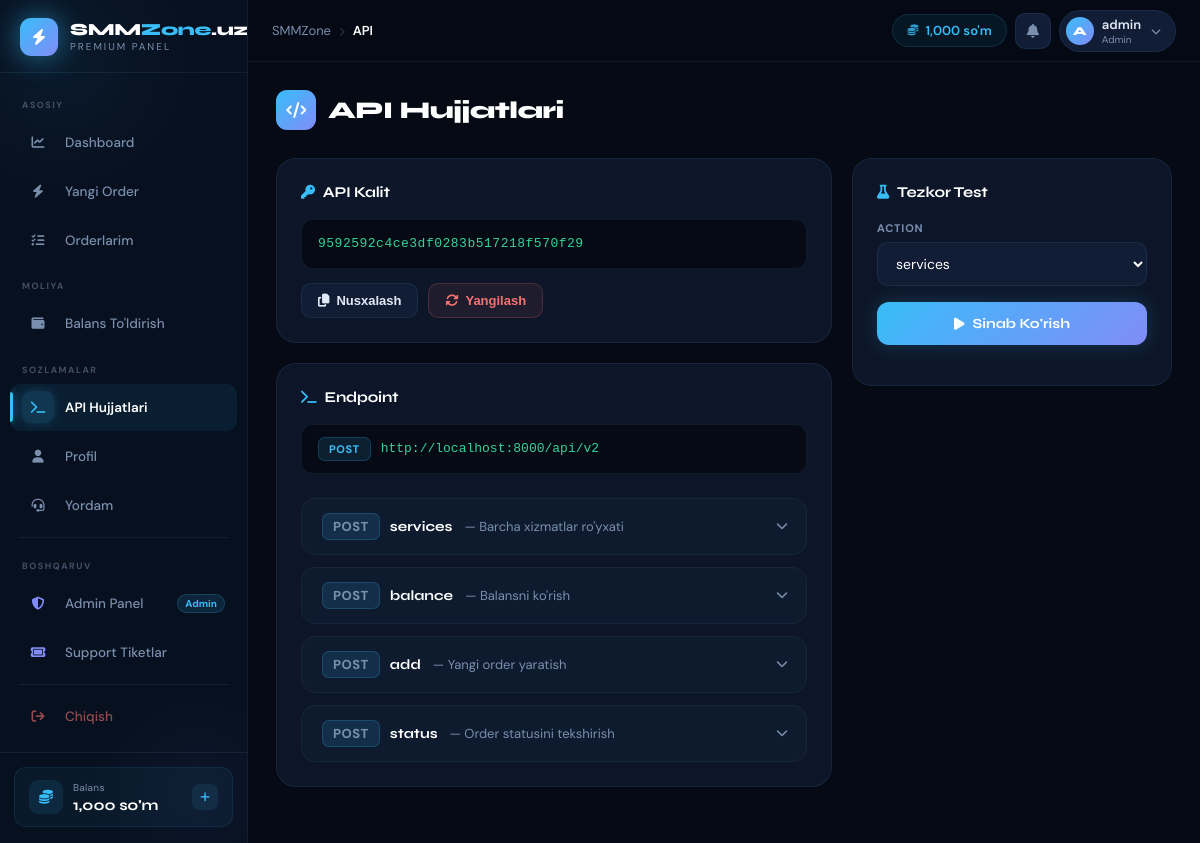
The app's page /api-docs (signed in), older data.
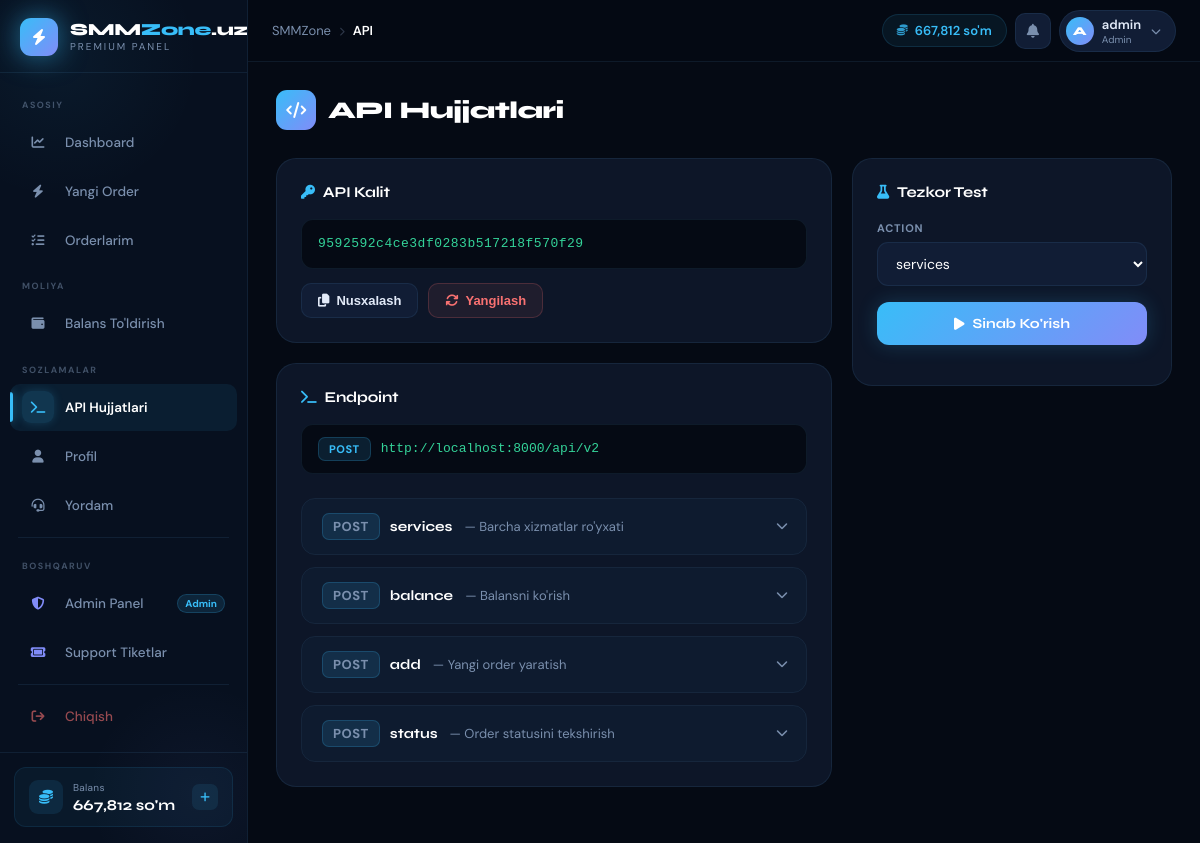
The same page, newer data.
### tables this page shows
CREATE TABLE users (
    id           INTEGER PRIMARY KEY AUTOINCREMENT,
    username     TEXT UNIQUE NOT NULL,
    email        TEXT UNIQUE NOT NULL,
    password     TEXT NOT NULL,
    balance      REAL DEFAULT 0,
    role         TEXT DEFAULT 'user',
    api_key      TEXT UNIQUE,
    total_spent  REAL DEFAULT 0,
    total_orders INTEGER DEFAULT 0,
    ref_code     TEXT UNIQUE,
    referred_by  INTEGER,
    ref_earnings REAL DEFAULT 0,
    is_active    INTEGER DEFAULT 1,
    created_at   TEXT DEFAULT (datetime('now'))
);

### services/user_service.py (the view)
@user_bp.route("/api-docs")
@login_required
def api_docs():
    u = current_user()
    return render_template("api.html", user=r2d(u), site_url=Config.SITE_URL)

### database/db.py (called while the page is built)
def get_db():
    if "db" not in g:
        g.db = sqlite3.connect(DATABASE)
        g.db.row_factory = sqlite3.Row
    return g.db

def r2d(row):
    if row is None:
        return None
    return dict(row)

### main.py (called while the page is built)
@app.context_processor
def inject_globals():
    user_balance = 0
    if "user_id" in session:
        db = get_db()
        u  = db.execute("SELECT balance FROM users WHERE id=?", (session["user_id"],)).fetchone()
        if u: user_balance = u["balance"]
        session["balance"] = user_balance
    return {"site_name": Config.SITE_NAME, "user_balance": user_balance}

### services/user_service.py (called while the page is built)
def current_user():
    db = get_db()
    return db.execute("SELECT * FROM users WHERE id=?", (session["user_id"],)).fetchone()

### templates/api.html (shortened to what this page needs)
{% extends "base.html" %}
{% block content %}
<div class="page-header">
  <h1 class="page-title">
    <div class="page-title-icon"><i class="fas fa-code"></i></div>
    API Hujjatlari
  </h1>
</div>
<div class="api-grid">
  <div>
    <div class="api-card">
      <div class="api-card-title"><i class="fas fa-key"></i> API Kalit</div>
      <div class="key-box" id="api-key-val">{{ user.api_key }}</div>
      <div class="key-actions">
        <button class="btn-copy" id="copy-key-btn" onclick="copyApiKey()">
          <i class="fas fa-copy"></i> Nusxalash
        </button>
        <form method="POST" action="/profile/regen-key"
              onsubmit="return confirm('Diqqat! Eski key ishlamay qoladi. Davom etasizmi?')">
          <button type="submit" class="btn-regen">
            <i class="fas fa-sync"></i> Yangilash
          </button>
        </form>
      </div>
    </div>
    <div class="api-card">
      <div class="api-card-title"><i class="fas fa-terminal"></i> Endpoint</div>
      <div class="endpoint-url">
        <span class="method-badge method-post">POST</span>
        <code>{{ site_url }}/api/v2</code>
      </div>
      {% for action, desc, params, example in [
        ('services', 'Barcha xizmatlar ro\'yxati',
         [('key','API kalit'),('action','services')],
         '{\n  "services": [\n    {\n      "service": 1,\n      "name": "Instagram Followers",\n      "rate": 500,\n      "min": 100,\n      "max": 50000\n    }\n  ]\n}'),
        ('balance', 'Balansni ko\'rish',
         [('key','API kalit'),('action','balance')],
         '{\n  "balance": "15000",\n  "currency": "UZS"\n}'),
        ('add', 'Yangi order yaratish',
         [('key','API kalit'),('action','add'),('service','Service ID'),('link','Havola'),('quantity','Miqdor')],
         '{\n  "order": 12345\n}'),
        ('status', 'Order statusini tekshirish',
         [('key','API kalit'),('action','status'),('order','Order ID')],
         '{\n  "status": "Processing",\n  "start_count": "0",\n  "remains": "950",\n  "charge": "500"\n}'),
      ] %}
      <div class="api-section" id="sec-{{ action }}">
        <div class="api-section-header" onclick="toggleSection('{{ action }}')">
          <span class="method-badge method-post">POST</span>
          <b>{{ action }}</b>
          <span>— {{ desc }}</span>
          <i class="fas fa-chevron-down toggle-icon"></i>
        </div>
      </div>
    </div>
  </div>
  <div class="sidebar-card">
    <div class="api-card-title" style="margin-bottom:20px"><i class="fas fa-flask"></i> Tezkor Test</div>
    <div class="form-group">
      <label class="form-label">Action</label>
      <select class="form-control" id="test-action">
        <option value="services">services</option>
      </select>
    </div>
    <button class="btn-run" onclick="testApi()">
      <i class="fas fa-play"></i> Sinab Ko'rish
    </button>
  </div>
</div>
{% endblock %}

### templates/base.html (shortened to what the changed rows need)
<!DOCTYPE html>
<html lang="uz">
<head>
<link rel="stylesheet" href="https://cdnjs.cloudflare.com/ajax/libs/font-awesome/6.5.0/css/all.min.css">
</head>
<body>
{% if 'user_id' in session %}
<aside class="sidebar" id="sidebar">
  <a href="/dashboard" class="sidebar-brand">
    <div class="brand-icon"><i class="fas fa-bolt"></i></div>
    <div class="brand-text">
      <div class="brand-name">SMM<span>Zone</span>.uz</div>
      <div class="brand-tag">PREMIUM PANEL</div>
    </div>
  </a>
  <nav class="sidebar-nav">
    <div class="nav-section-label">Asosiy</div>
    <a href="/dashboard" class="nav-item {% if request.path == '/dashboard' %}active{% endif %}">
      <div class="nav-item-icon"><i class="fas fa-chart-line"></i></div>
      <span class="nav-item-label">Dashboard</span>
    </a>
    <a href="/new-order" class="nav-item {% if request.path == '/new-order' %}active{% endif %}">
      <div class="nav-item-icon"><i class="fas fa-bolt"></i></div>
      <span class="nav-item-label">Yangi Order</span>
    </a>
    <a href="/orders" class="nav-item {% if request.path == '/orders' %}active{% endif %}">
      <div class="nav-item-icon"><i class="fas fa-list-check"></i></div>
      <span class="nav-item-label">Orderlarim</span>
    </a>
    <div class="nav-section-label">Moliya</div>
    <a href="/add-funds" class="nav-item {% if request.path == '/add-funds' %}active{% endif %}">
      <div class="nav-item-icon"><i class="fas fa-wallet"></i></div>
      <span class="nav-item-label">Balans To'ldirish</span>
    </a>
    <div class="nav-section-label">Sozlamalar</div>
    <a href="/api-docs" class="nav-item {% if request.path == '/api-docs' %}active{% endif %}">
      <div class="nav-item-icon"><i class="fas fa-terminal"></i></div>
      <span class="nav-item-label">API Hujjatlari</span>
    </a>
    <a href="/profile" class="nav-item {% if request.path == '/profile' %}active{% endif %}">
      <div class="nav-item-icon"><i class="fas fa-user"></i></div>
      <span class="nav-item-label">Profil</span>
    </a>
    <a href="/support" class="nav-item {% if request.path == '/support' %}active{% endif %}">
      <div class="nav-item-icon"><i class="fas fa-headset"></i></div>
      <span class="nav-item-label">Yordam</span>
    </a>
    {% if session.role == 'admin' %}
    <div class="nav-section-label">Boshqaruv</div>
    <a href="/admin/" class="nav-item is-admin {% if request.path == '/admin/' %}active{% endif %}">
      <div class="nav-item-icon"><i class="fas fa-shield-halved"></i></div>
      <span class="nav-item-label">Admin Panel</span>
      <span class="nav-item-badge">Admin</span>
    </a>
    <a href="/admin/support" class="nav-item is-admin {% if request.path == '/admin/support' %}active{% endif %}">
      <div class="nav-item-icon"><i class="fas fa-ticket"></i></div>
      <span class="nav-item-label">Support Tiketlar</span>
    </a>
    {% endif %}
    <a href="/logout" class="nav-item is-logout">
      <div class="nav-item-icon"><i class="fas fa-arrow-right-from-bracket"></i></div>
      <span class="nav-item-label">Chiqish</span>
    </a>
  </nav>
  <div class="sidebar-footer">
    <div class="sidebar-balance">
      <div class="sb-bal-icon"><i class="fas fa-coins"></i></div>
      <div>
        <div class="sb-bal-label">Balans</div>
        <div class="sb-bal-val">{{ "{:,.0f}".format(user_balance) }} so'm</div>
      </div>
      <a href="/add-funds" class="sb-bal-link" title="To'ldirish">
        <i class="fas fa-plus"></i>
      </a>
    </div>
  </div>
</aside>
<div class="main-wrap">
  <header class="topbar">
    <div class="topbar-breadcrumb">
      <span>SMMZone</span>
      <span class="bc-sep"><i class="fas fa-chevron-right" style="font-size:9px"></i></span>
      <span class="bc-current">
        {% if '/dashboard' in request.path %}Dashboard
        {% elif '/new-order' in request.path %}Yangi Order
        {% elif '/orders' in request.path %}Orderlarim
        {% elif '/add-funds' in request.path %}Balans
        {% elif '/profile' in request.path %}Profil
        {% elif '/api-docs' in request.path %}API
        {% elif '/support' in request.path %}Yordam
        {% elif '/admin' in request.path %}Admin
        {% else %}Sahifa{% endif %}
      </span>
    </div>
    <div class="topbar-right">
      <div class="topbar-balance">
        <i class="fas fa-coins"></i>
        <span>{{ "{:,.0f}".format(user_balance) }} so'm</span>
      </div>
      <a href="#" class="topbar-notif" title="Bildirishnomalar">
        <i class="fas fa-bell"></i>
      </a>
      <a href="/profile" class="topbar-user">
        <div class="topbar-user-avatar">{{ session.username[0].upper() if session.username else 'U' }}</div>
        <div>
          <div class="topbar-user-name">{{ session.username }}</div>
          <div class="topbar-user-role">{% if session.role == 'admin' %}Admin{% else %}Foydalanuvchi{% endif %}</div>
        </div>
        <i class="fas fa-chevron-down"></i>
      </a>
    </div>
  </header>
  <main class="content">
    {% block content %}{% endblock %}
  </main>
</div>
{% else %}
{% block auth_content %}{% endblock %}
{% endif %}
</body>
</html>

Row changes from the older to the newer data that the page shows:
changed users "9592592c4ce3df0283b517218f570f29": balance "1,000" → "667,812"
